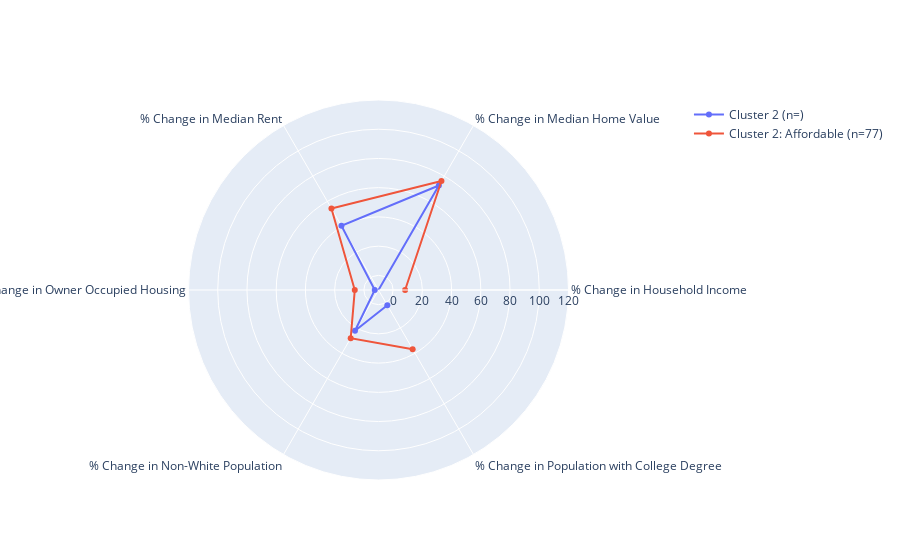

The cell this chart's notebook holds for it:
### Code cell
# Cluster 1-"affordable/low income"
categories=['% Change in Household Income','% Change in Median Home Value','% Change in Median Rent', 
         '% Change in Owner Occupied Housing', '% Change in Non-White Population',
         '% Change in Population with College Degree']
fig = go.Figure()

fig.add_trace(go.Scatterpolar(
  r=[-12.11,72.58,40.70,-7.45,22.16,2.05],
  theta=categories,
    name='Cluster 2: Affordable (n=77)'
))

fig.add_trace(go.Scatterpolar(
      r=[8.20,76.14,54.41,6.23,28.04,36.73],
      theta=categories,
      name='Cluster 2: Affordable (n=77)'
))

fig.update_layout(
  polar=dict(
    radialaxis=dict(
      visible=True,
        range=[-10,120]
    ),
  ),
  showlegend=True
)

fig.show()

### Figure 1 — Plotly figure (JSON) as saved in the notebook; plotly's stock layout.template omitted (floating-point values rounded to 4 significant figures)
{"data": [{"name": "Cluster 2 (n=)", "r": [-12.11, 72.58, 40.7, -7.45, 22.16, 2.05], "theta": ["% Change in Household Income", "% Change in Median Home Value", "% Change in Median Rent", "% Change in Owner Occupied Housing", "% Change in Non-White Population", "% Change in Population with College Degree"], "type": "scatterpolar"}, {"name": "Cluster 2: Affordable (n=77)", "r": [8.2, 76.14, 54.41, 6.23, 28.04, 36.73], "theta": ["% Change in Household Income", "% Change in Median Home Value", "% Change in Median Rent", "% Change in Owner Occupied Housing", "% Change in Non-White Population", "% Change in Population with College Degree"], "type": "scatterpolar"}], "layout": {"polar": {"radialaxis": {"range": [-10, 120], "visible": true}}, "showlegend": true}}
